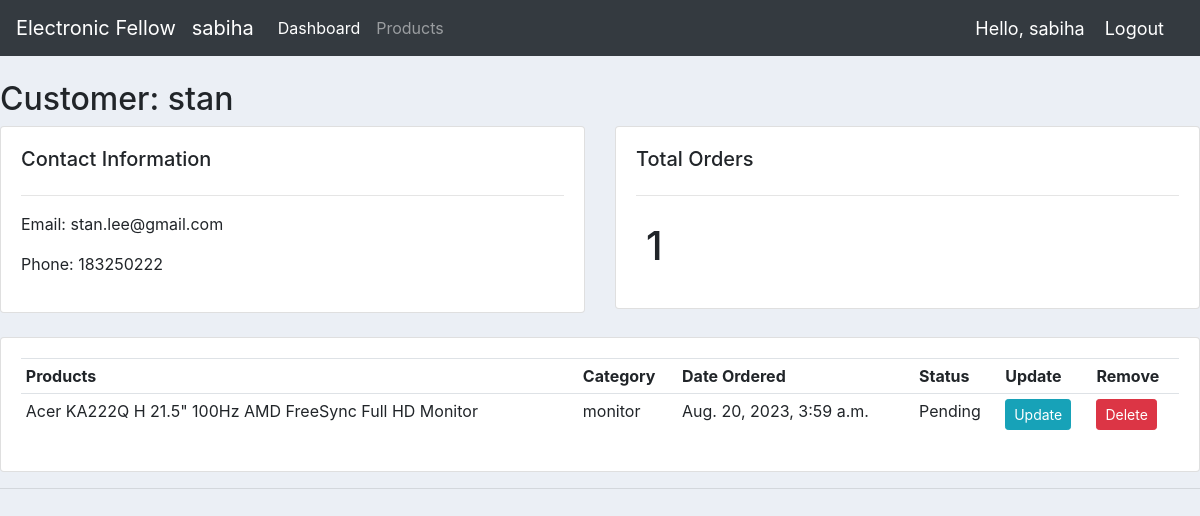
Before: /admin-panel/customer/1 (signed in) with the older database file.
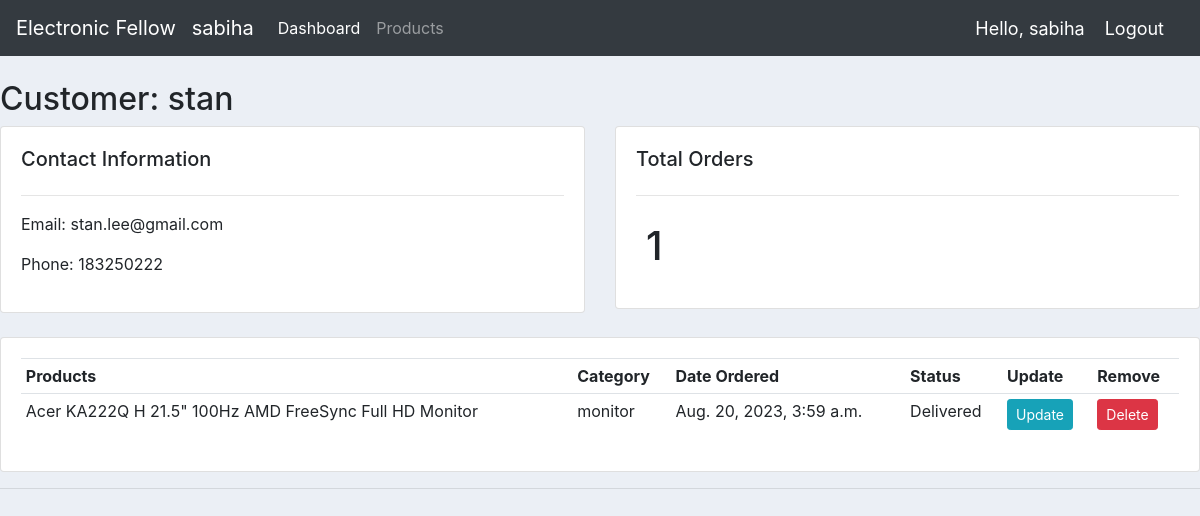
After: the same page with the newer database file.
### store/models.py (models this page shows, shortened)
class Order(models.Model):
    STATUS = (
        ('Pending', 'Pending'),
        ('Out of Delivery', 'Out of Delivery'),
        ('Delivered', 'Delivered')
    )
    date_ordered = models.DateTimeField(auto_now_add=True, null=True)
    customer = models.ForeignKey(Customer, on_delete=models.SET_NULL, null = True, blank=True)
    product = models.ForeignKey(Product, on_delete=models.SET_NULL, null = True)
    status = models.CharField(max_length=200, null=True, choices=STATUS)
    complete = models.BooleanField(default=False)
    transaction_id = models.CharField(max_length=100, null=True)

class Product(models.Model):
    name = models.CharField(max_length=200)
    image = models.ImageField(null=True, blank=True)
    price = models.FloatField()
    model = models.CharField(max_length=100)
    processor = models.CharField(max_length=100, null=True, blank=True)
    memory = models.CharField(max_length=100, null=True, blank=True)
    detail = models.TextField(null=True, blank=True)
    category = models.CharField(max_length=200, null=True, blank=True)
    digital = models.BooleanField(default=False, null=True, blank=True)
    date_created = models.DateTimeField(auto_now_add=True, null=True)
    def __str__(self):
        return self.name

### store/decorators.py (the view)
        def wrapper_func(request, *args, **kwargs):
            group=None
            if request.user.groups.exists():
                group = request.user.groups.all()[0].name
            print(group)
            if group in allowed_roles:
                return view_func(request, *args, **kwargs)
            else:
                return HttpResponse('You are not authorized!')

### store/views.py (called while the page is built)
@login_required(login_url='login')
@allowed_users(allowed_roles=['admin'])
def customer(request, pk):
    customer = Customer.objects.get(id=pk)
    orders = customer.order_set.all()
    order_count = orders.count()
    context = {'customer':customer, 'orders':orders, 'order_count':order_count}
    return render(request, 'store/admin_customer.html', context)

### store/templates/store/admin_customer.html (shortened to what this page needs)
{% extends 'store/base.html' %}
{% block content %}
<br>
<h2>Customer: {{customer.name}}</h2>
<div class="row">
    <div class="col-md">
        <div class="card card-body">
            <h5>Contact Information</h5>
            <hr>
            <p>Email: {{customer.email}}</p>
            <p>Phone: {{customer.phone}}</p>
        </div>
    </div>
    <div class="col-md">
        <div class="card card-body">
            <h5>Total Orders</h5>
            <hr>
            <h1 style="text-aliign: center; padding: 10px">{{order_count}}</h1>
        </div>
    </div>
</div>
<br>
<div class="row">
    <div class="col-md">
        <div class="card card-body">
            <table class="table table-sm">
                <tr>
                    <th>Products</th>
                    <th>Category</th>
                    <th>Date Ordered</th>
                    <th>Status</th>
                    <th>Update</th>
                    <th>Remove</th>
                </tr>
                {% for order in orders %}
                    <tr>
                        <td>{{order.product}}</td>
                        <td>{{order.product.category}}</td>
                        <td>{{order.date_ordered}}</td>
                        <td>{{order.status}}</td>
                        <td><a class="btn btn-sm btn-info" href="{% url 'update_order' order.id %}">Update</a></td>
                        <td><a class="btn btn-sm btn-danger" href="{% url 'delete_order' order.id %}">Delete</a></td>
                    </tr>
                {% endfor %}
            </table>
        </div>
    </div>
</div>
{% endblock %}

Changed rows visible on the page:
changed Order "Acer KA222Q H 21.5\" 100Hz AMD FreeSync Full HD Monitor": status "Pending" → "Delivered"
